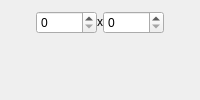
          <widget class="QWidget" name="TabPage">
           <attribute name="title">
            <string>Viewer</string>
           </attribute>
           <layout class="QVBoxLayout">
            <item>
             <layout class="QHBoxLayout">
              <property name="spacing">
               <number>0</number>
              </property>
              <property name="leftMargin">
               <number>0</number>
              </property>
              <property name="topMargin">
               <number>0</number>
              </property>
              <property name="rightMargin">
               <number>0</number>
              </property>
              <property name="bottomMargin">
               <number>0</number>
              </property>
              <item>
               <spacer name="spacer5_3_2">
                <property name="orientation">
                 <enum>Qt::Horizontal</enum>
                </property>
                <property name="sizeType">
                 <enum>QSizePolicy::Expanding</enum>
                </property>
                <property name="sizeHint" stdset="0">
                 <size>
                  <width>10</width>
                  <height>2</height>
                 </size>
                </property>
               </spacer>
              </item>
              <item>
               <widget class="QSpinBox" name="sizeW">
                <property name="maximum">
                 <number>30000</number>
                </property>
               </widget>
              </item>
              <item>
               <widget class="QLabel" name="textLabel_sizeX">
                <property name="sizePolicy">
                 <sizepolicy hsizetype="Fixed" vsizetype="Preferred">
                  <horstretch>0</horstretch>
                  <verstretch>0</verstretch>
                 </sizepolicy>
                </property>
                <property name="text">
                 <string>&lt;p align=&quot;center&quot;&gt;x&lt;/p&gt;</string>
                </property>
                <property name="wordWrap">
                 <bool>false</bool>
                </property>
               </widget>
              </item>
              <item>
               <widget class="QSpinBox" name="sizeH">
                <property name="maximum">
                 <number>30000</number>
                </property>
               </widget>
              </item>
              <item>
               <spacer name="spacer5_3_2_2">
                <property name="orientation">
                 <enum>Qt::Horizontal</enum>
                </property>
                <property name="sizeType">
                 <enum>QSizePolicy::Expanding</enum>
                </property>
                <property name="sizeHint" stdset="0">
                 <size>
                  <width>10</width>
                  <height>2</height>
                 </size>
                </property>
               </spacer>
              </item>
             </layout>
            </item>
            <item>
             <widget class="Q3TextEdit" name="textEdit1">
              <property name="sizePolicy">
               <sizepolicy hsizetype="Minimum" vsizetype="Expanding">
                <horstretch>0</horstretch>
                <verstretch>0</verstretch>
               </sizepolicy>
              </property>
              <property name="minimumSize">
               <size>
                <width>20</width>
                <height>0</height>
               </size>
              </property>
              <property name="maximumSize">
               <size>
                <width>32767</width>
                <height>32767</height>
               </size>
              </property>
              <property name="text" stdset="0">
               <string/>
              </property>
              <property name="readOnly" stdset="0">
               <bool>true</bool>
              </property>
             </widget>
            </item>
           </layout>
          </widget>
